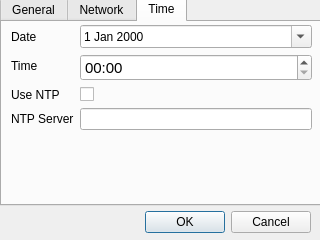
<?xml version="1.0" encoding="UTF-8"?>
<ui version="4.0">
 <class>CConfigDlg</class>
 <widget class="QDialog" name="CConfigDlg">
  <property name="geometry">
   <rect>
    <x>0</x>
    <y>0</y>
    <width>320</width>
    <height>240</height>
   </rect>
  </property>
  <property name="windowTitle">
   <string>Dialog</string>
  </property>
  <widget class="QDialogButtonBox" name="buttonBox">
   <property name="geometry">
    <rect>
     <x>120</x>
     <y>207</y>
     <width>191</width>
     <height>31</height>
    </rect>
   </property>
   <property name="orientation">
    <enum>Qt::Horizontal</enum>
   </property>
   <property name="standardButtons">
    <set>QDialogButtonBox::Cancel|QDialogButtonBox::Ok</set>
   </property>
   <property name="centerButtons">
    <bool>false</bool>
   </property>
  </widget>
  <widget class="QTabWidget" name="tabWidget">
   <property name="geometry">
    <rect>
     <x>0</x>
     <y>-4</y>
     <width>321</width>
     <height>210</height>
    </rect>
   </property>
   <property name="focusPolicy">
    <enum>Qt::NoFocus</enum>
   </property>
   <property name="tabShape">
    <enum>QTabWidget::Rounded</enum>
   </property>
   <property name="currentIndex">
    <number>2</number>
   </property>
   <property name="elideMode">
    <enum>Qt::ElideNone</enum>
   </property>
   <widget class="QWidget" name="General">
    <attribute name="title">
     <string>General</string>
    </attribute>
   </widget>
   <widget class="QWidget" name="Network">
    <attribute name="title">
     <string>Network</string>
    </attribute>
    <widget class="QWidget" name="formLayoutWidget">
     <property name="geometry">
      <rect>
       <x>2</x>
       <y>10</y>
       <width>159</width>
       <height>248</height>
      </rect>
     </property>
     <layout class="QFormLayout" name="formLayout">
      <property name="fieldGrowthPolicy">
       <enum>QFormLayout::AllNonFixedFieldsGrow</enum>
      </property>
      <item row="0" column="1">
       <widget class="CKbdEditBox" name="editIP">
        <property name="toolTip">
         <string>IP</string>
        </property>
        <property name="inputMask">
         <string/>
        </property>
       </widget>
      </item>
      <item row="1" column="0">
       <widget class="QLabel" name="label_2">
        <property name="text">
         <string>Mask</string>
        </property>
       </widget>
      </item>
      <item row="1" column="1">
       <widget class="CKbdEditBox" name="editMask">
        <property name="toolTip">
         <string>Mask</string>
        </property>
       </widget>
      </item>
      <item row="2" column="0">
       <widget class="QLabel" name="label_3">
        <property name="text">
         <string>Gate</string>
        </property>
       </widget>
      </item>
      <item row="2" column="1">
       <widget class="CKbdEditBox" name="editGate">
        <property name="toolTip">
         <string>Gate</string>
        </property>
       </widget>
      </item>
      <item row="3" column="0">
       <widget class="QLabel" name="label_4">
        <property name="text">
         <string>DNS</string>
        </property>
       </widget>
      </item>
      <item row="3" column="1">
       <widget class="CKbdEditBox" name="editDNS">
        <property name="toolTip">
         <string>DNS</string>
        </property>
       </widget>
      </item>
      <item row="4" column="1">
       <widget class="QCheckBox" name="chkDHCP">
        <property name="text">
         <string>Use DHCP</string>
        </property>
       </widget>
      </item>
      <item row="0" column="0">
       <widget class="QLabel" name="label">
        <property name="text">
         <string>IP</string>
        </property>
       </widget>
      </item>
     </layout>
    </widget>
    <widget class="QWidget" name="formLayoutWidget_2">
     <property name="geometry">
      <rect>
       <x>164</x>
       <y>10</y>
       <width>151</width>
       <height>161</height>
      </rect>
     </property>
     <layout class="QFormLayout" name="formLayout_2">
      <property name="fieldGrowthPolicy">
       <enum>QFormLayout::AllNonFixedFieldsGrow</enum>
      </property>
      <item row="0" column="0">
       <widget class="QLabel" name="label_5">
        <property name="text">
         <string>SSID</string>
        </property>
       </widget>
      </item>
      <item row="0" column="1">
       <widget class="CKbdEditBox" name="editSSID"/>
      </item>
      <item row="1" column="0">
       <widget class="QLabel" name="keyLabel">
        <property name="text">
         <string>Key</string>
        </property>
       </widget>
      </item>
      <item row="1" column="1">
       <widget class="CKbdEditBox" name="editKey"/>
      </item>
      <item row="2" column="0">
       <widget class="QLabel" name="authLabel">
        <property name="text">
         <string>Auth</string>
        </property>
       </widget>
      </item>
      <item row="2" column="1">
       <widget class="QComboBox" name="cmbAuth">
        <item>
         <property name="text">
          <string>OPEN</string>
         </property>
        </item>
        <item>
         <property name="text">
          <string>WEPAUTO</string>
         </property>
        </item>
        <item>
         <property name="text">
          <string>WPAEAP</string>
         </property>
        </item>
        <item>
         <property name="text">
          <string>WPA2EAP</string>
         </property>
        </item>
        <item>
         <property name="text">
          <string>WPAPSK</string>
         </property>
        </item>
        <item>
         <property name="text">
          <string>WPA2PSK</string>
         </property>
        </item>
       </widget>
      </item>
      <item row="4" column="0">
       <widget class="QLabel" name="modeLabel">
        <property name="text">
         <string>Mode</string>
        </property>
       </widget>
      </item>
      <item row="4" column="1">
       <widget class="QComboBox" name="cmbMode">
        <item>
         <property name="text">
          <string>Disabled</string>
         </property>
        </item>
        <item>
         <property name="text">
          <string>Enabled</string>
         </property>
        </item>
        <item>
         <property name="text">
          <string>Every hour</string>
         </property>
        </item>
        <item>
         <property name="text">
          <string/>
         </property>
        </item>
       </widget>
      </item>
      <item row="3" column="0">
       <widget class="QLabel" name="encLabel">
        <property name="text">
         <string>Enc.</string>
        </property>
       </widget>
      </item>
      <item row="3" column="1">
       <widget class="QComboBox" name="cmbEnc">
        <item>
         <property name="text">
          <string>NONE</string>
         </property>
        </item>
        <item>
         <property name="text">
          <string>WPA</string>
         </property>
        </item>
        <item>
         <property name="text">
          <string>WPA2</string>
         </property>
        </item>
        <item>
         <property name="text">
          <string>WEP</string>
         </property>
        </item>
        <item>
         <property name="text">
          <string>AES</string>
         </property>
        </item>
       </widget>
      </item>
     </layout>
    </widget>
   </widget>
   <widget class="QWidget" name="Time">
    <attribute name="title">
     <string>Time</string>
    </attribute>
    <widget class="QWidget" name="formLayoutWidget_3">
     <property name="geometry">
      <rect>
       <x>9</x>
       <y>3</y>
       <width>301</width>
       <height>171</height>
      </rect>
     </property>
     <layout class="QFormLayout" name="formLayout_3">
      <property name="fieldGrowthPolicy">
       <enum>QFormLayout::AllNonFixedFieldsGrow</enum>
      </property>
      <item row="4" column="0">
       <widget class="QLabel" name="lblUseNTP">
        <property name="text">
         <string>Use NTP</string>
        </property>
       </widget>
      </item>
      <item row="4" column="1">
       <widget class="QCheckBox" name="chkUseNTP"/>
      </item>
      <item row="5" column="0">
       <widget class="QLabel" name="lblNTPServer">
        <property name="text">
         <string>NTP Server</string>
        </property>
       </widget>
      </item>
      <item row="5" column="1">
       <widget class="CKbdEditBox" name="editNTPServer"/>
      </item>
      <item row="2" column="0">
       <widget class="QLabel" name="lblTime">
        <property name="styleSheet">
         <string notr="true"/>
        </property>
        <property name="text">
         <string>Time</string>
        </property>
       </widget>
      </item>
      <item row="2" column="1">
       <widget class="QTimeEdit" name="editTime">
        <property name="font">
         <font>
          <pointsize>11</pointsize>
         </font>
        </property>
        <property name="styleSheet">
         <string notr="true"/>
        </property>
        <property name="wrapping">
         <bool>false</bool>
        </property>
        <property name="frame">
         <bool>true</bool>
        </property>
        <property name="buttonSymbols">
         <enum>QAbstractSpinBox::UpDownArrows</enum>
        </property>
        <property name="displayFormat">
         <string>HH:mm</string>
        </property>
        <property name="calendarPopup">
         <bool>true</bool>
        </property>
       </widget>
      </item>
      <item row="1" column="0">
       <widget class="QLabel" name="lblDate">
        <property name="text">
         <string>Date</string>
        </property>
       </widget>
      </item>
      <item row="1" column="1">
       <widget class="QDateEdit" name="editDate">
        <property name="calendarPopup">
         <bool>true</bool>
        </property>
       </widget>
      </item>
     </layout>
    </widget>
   </widget>
  </widget>
 </widget>
 <customwidgets>
  <customwidget>
   <class>CKbdEditBox</class>
   <extends>QLineEdit</extends>
   <header>KbdEditBox.h</header>
  </customwidget>
 </customwidgets>
 <resources/>
 <connections>
  <connection>
   <sender>buttonBox</sender>
   <signal>accepted()</signal>
   <receiver>CConfigDlg</receiver>
   <slot>accept()</slot>
   <hints>
    <hint type="sourcelabel">
     <x>248</x>
     <y>254</y>
    </hint>
    <hint type="destinationlabel">
     <x>157</x>
     <y>274</y>
    </hint>
   </hints>
  </connection>
  <connection>
   <sender>buttonBox</sender>
   <signal>rejected()</signal>
   <receiver>CConfigDlg</receiver>
   <slot>reject()</slot>
   <hints>
    <hint type="sourcelabel">
     <x>316</x>
     <y>260</y>
    </hint>
    <hint type="destinationlabel">
     <x>286</x>
     <y>274</y>
    </hint>
   </hints>
  </connection>
 </connections>
</ui>
